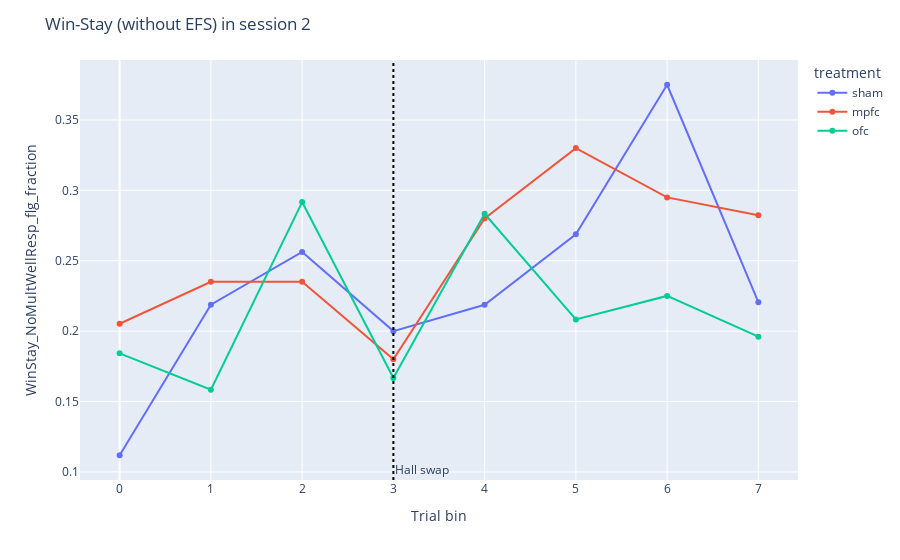

The notebook cell saved with this chart:
### Code cell
session = 2
ws_df = plotting.bin_and_aggregate_flag(tdf_bin.filter(pl.col("session_idx") == session), "WinStay_NoMultWellResp_flg")
fig = plotting.line_by_treatment_across_bins(
    ws_df, 
    y="WinStay_NoMultWellResp_flg_fraction",
    category_orders=cat,
    title=f"Win-Stay (without EFS) in session {session}"
)

fig.add_vline(
    x=3,
    line_dash="dot",
    line_color="black",
    annotation_text="Hall swap",
    annotation_position="bottom right"
)

fig.show()

### Figure 1 — Plotly figure (JSON) as saved in the notebook; plotly's stock layout.template omitted (floating-point values rounded to 4 significant figures)
{"data": [{"hovertemplate": "treatment=sham<br>Trial bin=%{x}<br>WinStay_NoMultWellResp_flg_fraction=%{y}<extra></extra>", "legendgroup": "sham", "line": {"color": "#636efa", "dash": "solid"}, "marker": {"symbol": "circle"}, "mode": "lines+markers", "name": "sham", "orientation": "v", "showlegend": true, "type": "scatter", "x": [0, 1, 2, 3, 4, 5, 6, 7], "xaxis": "x", "y": [0.1118, 0.2188, 0.2562, 0.2, 0.2188, 0.2687, 0.375, 0.2206], "yaxis": "y"}, {"hovertemplate": "treatment=mpfc<br>Trial bin=%{x}<br>WinStay_NoMultWellResp_flg_fraction=%{y}<extra></extra>", "legendgroup": "mpfc", "line": {"color": "#EF553B", "dash": "solid"}, "marker": {"symbol": "circle"}, "mode": "lines+markers", "name": "mpfc", "orientation": "v", "showlegend": true, "type": "scatter", "x": [0, 1, 2, 3, 4, 5, 6, 7], "xaxis": "x", "y": [0.2053, 0.235, 0.235, 0.18, 0.28, 0.33, 0.295, 0.2824], "yaxis": "y"}, {"hovertemplate": "treatment=ofc<br>Trial bin=%{x}<br>WinStay_NoMultWellResp_flg_fraction=%{y}<extra></extra>", "legendgroup": "ofc", "line": {"color": "#00cc96", "dash": "solid"}, "marker": {"symbol": "circle"}, "mode": "lines+markers", "name": "ofc", "orientation": "v", "showlegend": true, "type": "scatter", "x": [0, 1, 2, 3, 4, 5, 6, 7], "xaxis": "x", "y": [0.1842, 0.1583, 0.2917, 0.1667, 0.2833, 0.2083, 0.225, 0.1961], "yaxis": "y"}], "layout": {"annotations": [{"showarrow": false, "text": "Hall swap", "x": 3, "xanchor": "left", "xref": "x", "y": 0, "yanchor": "bottom", "yref": "y domain"}], "legend": {"title": {"text": "treatment"}, "tracegroupgap": 0}, "margin": {"t": 60}, "shapes": [{"line": {"color": "black", "dash": "dot"}, "type": "line", "x0": 3, "x1": 3, "xref": "x", "y0": 0, "y1": 1, "yref": "y domain"}], "title": {"text": "Win-Stay (without EFS) in session 2"}, "xaxis": {"anchor": "y", "domain": [0, 1], "title": {"text": "Trial bin"}}, "yaxis": {"anchor": "x", "domain": [0, 1], "title": {"text": "WinStay_NoMultWellResp_flg_fraction"}}}}
